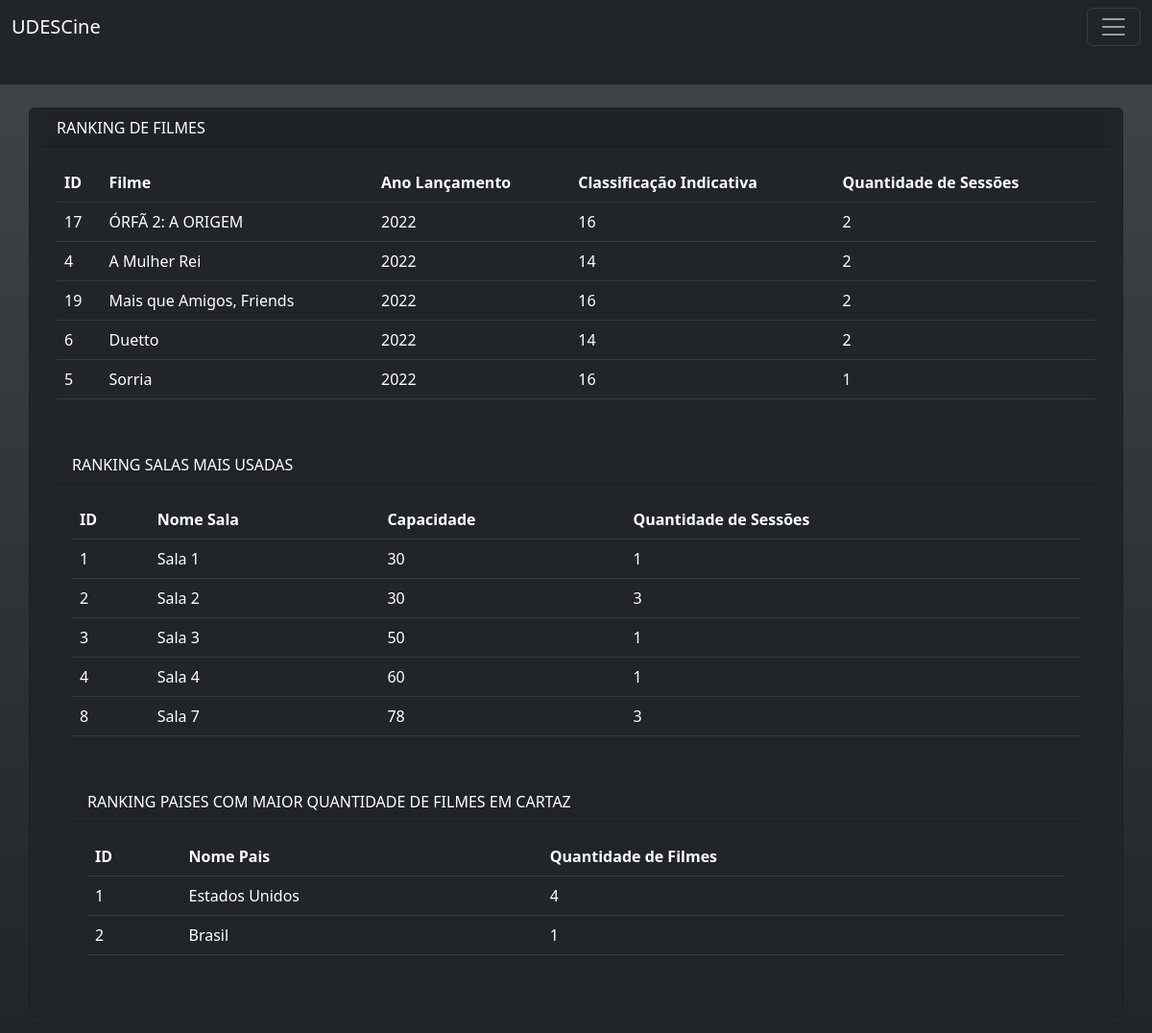
/rank.php, run on the app's committed database.
### tables this page shows
CREATE TABLE `filmes` (
  `idfilme` int(11) NOT NULL AUTO_INCREMENT,
  `titulopt` varchar(255) DEFAULT NULL,
  `tituloen` varchar(255) DEFAULT NULL,
  `anolancamento` int(11) DEFAULT NULL,
  `sinopse` varchar(1000) DEFAULT NULL,
  `duracao` time DEFAULT NULL,
  `datain` date DEFAULT NULL,
  `dataf` date DEFAULT NULL,
  `classificacao` varchar(10) NOT NULL,
  `iddiretor` int(11) DEFAULT NULL,
  `idpais` int(11) DEFAULT NULL,
  `idgenero` int(11) DEFAULT NULL,
  `elenco` varchar(200) DEFAULT NULL,
  PRIMARY KEY (`idfilme`),
  KEY `iddiretor` (`iddiretor`),
  KEY `idpais` (`idpais`),
  KEY `idgenero` (`idgenero`),
  CONSTRAINT `filmes_ibfk_1` FOREIGN KEY (`iddiretor`) REFERENCES `diretores` (`iddiretor`),
  CONSTRAINT `filmes_ibfk_2` FOREIGN KEY (`idpais`) REFERENCES `paises` (`idpais`),
  CONSTRAINT `filmes_ibfk_3` FOREIGN KEY (`idgenero`) REFERENCES `generos` (`idgenero`)
);

CREATE TABLE `salas` (
  `idsala` int(11) NOT NULL AUTO_INCREMENT,
  `nomesala` varchar(255) DEFAULT NULL,
  `capacidade` int(11) DEFAULT NULL,
  PRIMARY KEY (`idsala`)
);

CREATE TABLE `paises` (
  `idpais` int(11) NOT NULL AUTO_INCREMENT,
  `nomepais` varchar(255) NOT NULL,
  PRIMARY KEY (`idpais`)
);

### rank.php (the view, shortened to what this page needs)
<?php
    require 'dbcon.php';
?>
<!DOCTYPE html>
<html lang="en">
<head>
    <link href="https://cdn.jsdelivr.net/npm/bootstrap@5.2.1/dist/css/bootstrap.min.css" rel="stylesheet">
</head>
<body class="bg-dark bg-gradient">
<nav class="navbar navbar-dark bg-dark">
    <div class="container-fluid">
      <a class="navbar-brand" href="index.php">UDESCine</a>
      <button class="navbar-toggler" type="button" data-bs-toggle="collapse" data-bs-target="#navbarNav" aria-controls="navbarNav" aria-expanded="false" aria-label="Toggle navigation">
        <span class="navbar-toggler-icon"></span>
      </button>
    </div>
  </nav>
<div class="card-body">
<h5 class="p-3 mb-2 bg-dark text-white"></h5>
<div class="container-lg">
<div class="row">
<div class="card text-white bg-dark mb-3 mt-3">
  <div class="card-header">RANKING DE FILMES</div>
  <div class="card-body">
<table class="table table-dark table-hover">
  <thead>
    <tr>
        <th>ID</th>
        <th>Filme</th>
        <th>Ano Lançamento</th>
        <th>Classificação Indicativa</th>
        <th>Quantidade de Sessões</th>
    </tr>
  </thead>
  <tbody>
    <?php
        $query = "SELECT idfilme,titulopt,anolancamento,classificacao,count(*) FROM filmes natural join sessoes GROUP BY idfilme,titulopt,anolancamento,classificacao order by COUNT(*) DESC LIMIT 10
        ";
        $query_run = mysqli_query($con, $query);
        if(mysqli_num_rows($query_run) > 0){
            foreach($query_run as $sessoes){
     ?>
    <tr>
        <td><?= $sessoes['idfilme']; ?></td>
        <td><?= $sessoes['titulopt']; ?></td>
        <td><?= $sessoes['anolancamento']; ?></td>
        <td><?= $sessoes['classificacao']; ?></td>
        <td><?= $sessoes['count(*)']; ?></td>
    </tr>
            <?php
                }
                    }else {
                        echo "<h5> No Record Found </h5>";
                    }
            ?>
  </tbody>
</table>
<div class="card-header mt-5">RANKING SALAS MAIS USADAS</div>
  <div class="card-body">
<table class="table table-dark table-hover">
  <thead>
    <tr>
        <th>ID</th>
        <th>Nome Sala</th>
        <th>Capacidade</th>
        <th>Quantidade de Sessões</th>
    </tr>
  </thead>
  <tbody>
    <?php
        $query = "SELECT idsala,nomesala,capacidade,count(*) FROM salas natural join sessoes
        GROUP BY idsala,nomesala,capacidade order by COUNT(*) > 0  DESC LIMIT 10";
        $query_run = mysqli_query($con, $query);
        if(mysqli_num_rows($query_run) > 0){
            foreach($query_run as $sessoes){
     ?>
    <tr>
        <td><?= $sessoes['idsala']; ?></td>
        <td><?= $sessoes['nomesala']; ?></td>
        <td><?= $sessoes['capacidade']; ?></td>
        <td><?= $sessoes['count(*)']; ?></td>
    </tr>
            <?php
                }
                    }else {
                        echo "<h5> No Record Found </h5>";
                    }
            ?>
  </tbody>
</table>
<div class="card-header mt-5">RANKING PAISES COM  MAIOR QUANTIDADE DE FILMES EM CARTAZ</div>
  <div class="card-body">
<table class="table table-dark table-hover">
  <thead>
    <tr>
        <th>ID</th>
        <th>Nome Pais</th>
        <th>Quantidade de Filmes</th>
    </tr>
  </thead>
  <tbody>
    <?php
        $query = "SELECT idpais,nomepais,count(*) FROM paises natural join filmes GROUP BY idpais,nomepais order by COUNT(*) > 0  DESC LIMIT 10
        ";
        $query_run = mysqli_query($con, $query);
        if(mysqli_num_rows($query_run) > 0){
            foreach($query_run as $sessoes){
     ?>
    <tr>
        <td><?= $sessoes['idpais']; ?></td>
        <td><?= $sessoes['nomepais']; ?></td>
        <td><?= $sessoes['count(*)']; ?></td>
    </tr>
            <?php
                }
                    }else {
                        echo "<h5> No Record Found </h5>";
                    }
            ?>
  </tbody>
</table>
</div>
</body>
</html>

### data on the page
filmes: idfilme "17", titulopt "ÓRFÃ 2: A ORIGEM", anolancamento "2022", classificacao "16", count "2"
filmes: idfilme "4", titulopt "A Mulher Rei", anolancamento "2022", classificacao "14", count "2"
filmes: idfilme "19", titulopt "Mais que Amigos, Friends", anolancamento "2022", classificacao "16", count "2"
filmes: idfilme "6", titulopt "Duetto", anolancamento "2022", classificacao "14", count "2"
filmes: idfilme "5", titulopt "Sorria", anolancamento "2022", classificacao "16", count "1"
salas: idsala "1", nomesala "Sala 1", capacidade "30", count "1"
salas: idsala "2", nomesala "Sala 2", capacidade "30", count "3"
salas: idsala "3", nomesala "Sala 3", capacidade "50", count "1"
salas: idsala "4", nomesala "Sala 4", capacidade "60", count "1"
salas: idsala "8", nomesala "Sala 7", capacidade "78", count "3"
paises: idpais "1", nomepais "Estados Unidos", count "4"
paises: idpais "2", nomepais "Brasil", count "1"
